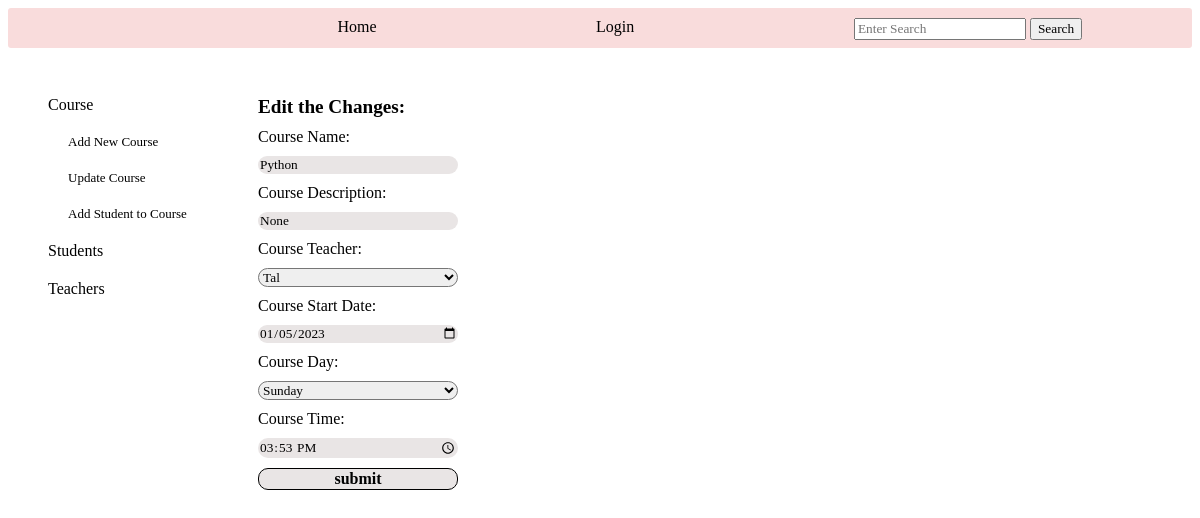
Page /chosen_course/1 on the earlier database version.
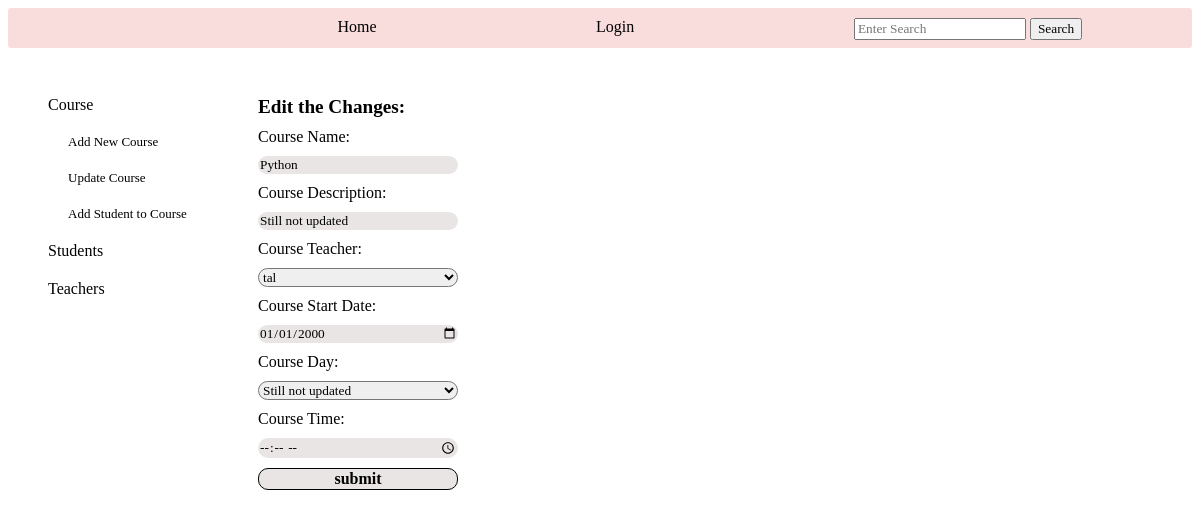
Same page on the later database version.
### tables this page shows
CREATE TABLE courses (
        id INTEGER PRIMARY KEY,
        name TEXT NOT NULL,
        description TEXT DEFAULT "Still not updated",
        teacher_id TEXT NOT NULL DEFAULT "Still not updated",
        start TEXT DEFAULT "Still not updated",
        day TEXT DEFAULT "Still not updated",
        time TEXT DEFAULT "Still not updated", 
        FOREIGN KEY (teacher_id) REFERENCES teachers (id)
        );

CREATE TABLE teachers (
        id INTEGER PRIMARY KEY,
        name TEXT NOT NULL,
        email TEXT UNIQUE ,
        phone TEXT UNIQUE ,
        user_id INTEGER,
        FOREIGN KEY(user_id) REFERENCES new_users (id)
        );

### app.py (the view)
@app.route('/chosen_course/<course_id>', methods=['GET', 'POST'])
def chosen_course_update(course_id):
    log=check_log()
    info=info_user()
    form2=['create']
    chosen_course={}
    chosen_course['title_chosen']='Edit the Changes:'
    course=crud.read_if('*',"courses","id", course_id)
    course_info=create_courses_objects(course)
    for c in course_info:
        c.start=crud.read_if('start',"courses","id", course_id)[0]
    chosen_course['course_info']=course_info
    chosen_course['teachers']=create_teachers_objects(crud.read_all('teachers'))
    teacher_info=[]
    for course in course_info:
        for teacher in create_teachers_objects(crud.read_all('teachers')):
            if course.teacher_id==str(teacher.tid):
                teacher_info.append(teacher.tid)
                teacher_info.append(teacher.name)
    if request.method=='POST':
        name=request.form['name'].title()
        description=request.form['description']
        teacher_id=request.form['teacher_id']
        start=request.form['start']
        day=request.form['day']
        time=request.form['time']
        crud.update_if('courses', 'name, description, teacher_id, start, day, time', f"'{name}', '{description}', '{teacher_id}', '{start}', '{day}', '{time}'",'id', course_id)
        return redirect(url_for('course_info', course_id=course_id))
    else:
        return render_template('update_courses.html', log=log, info=info, form='', form2=form2 ,chosen_course=chosen_course, teacher_info=teacher_info, course_dict='')

### app.py (called while the page is built)
def check_log(): #check if user is loged in or not
    log_result={}
    if "name" in session:
        link='/logout'
        log='Logout'
        log_result['link']=link
        log_result['log']=log
        return log_result
    else:
        link='/login'
        log='Login'
        log_result['link']=link
        log_result['log']=log
        return log_result

### crud.py (called while the page is built)
def read_all(table):
    return query(f"SELECT * FROM {table}")

def read_if(column, table, value, condition):
    return query(f"SELECT {column} FROM {table} WHERE {value}='{condition}'")

### functions.py (called while the page is built)
def create_courses_objects(courses: list):
    courses_objects=[classes.Course(course[0], course[1], course[2], course[3], course[4], course[5], course[6] ) for course in courses]
    for c in courses_objects:
        c.start=f'{c.start[8:]}-{c.start[5:7]}-{c.start[0:4]}'
    return courses_objects

def create_teachers_objects(teachers: list):
    teachers_objects=[classes.Teacher(teacher[0], teacher[1], teacher[2], teacher[3]) for teacher in teachers]
    return teachers_objects

### setup_db.py (called while the page is built)
def query(sql):
    with sqlite3.connect('students.db') as conn:
        cur=conn.cursor()
        cur.execute(sql)
        return cur.fetchall()

### templates/update_courses.html (shortened to what this page needs)
{% include "admin_nav_courses.html" %}
    <div class="courses_update">
        <div class="main_chosen_course">
            <div class="title_chosen_course">{{chosen_course.title_chosen}}</div>
            <form class="info_chosen_course" action="" method="POST">
                {% for course in chosen_course.course_info %}
                Course Name: <input type="text" name="name" value="{{course.name}}" >
                Course Description: <input type="text" name="description" value="{{course.description}}">
                Course Teacher:
                {% endfor %}
                {% for f in form2 %}
                    <select name="teacher_id" id="">
                        <option value="{{teacher_info[0]}}">{{teacher_info[1]}}</option>
                    </select>
                {% endfor %}
                    {% for course in chosen_course.course_info %}
                    Course Start Date: <input type="date" name="start" value="{{course.start[0]}}" >
                    Course Day: <select name="day" id="">
                    <option value="{{course.day}}">{{course.day}}</option>
                    </select>
                    Course Time: <input type="time" name="time" value="{{course.time}}">
                <input id="submit" type="submit" value="submit">
                {% endfor %}
            </form>
        </div>
    </div>
        <div>
        </div>
    </div>

Differences in the rows shown:
changed courses "Python": description "None" → "Still not updated"; start "01/05/2023" → "01/01/2000"; day "Sunday" → "Still not updated"; time "15:53" → (not shown)
changed teachers: teacher_id "Tal" → "tal"
